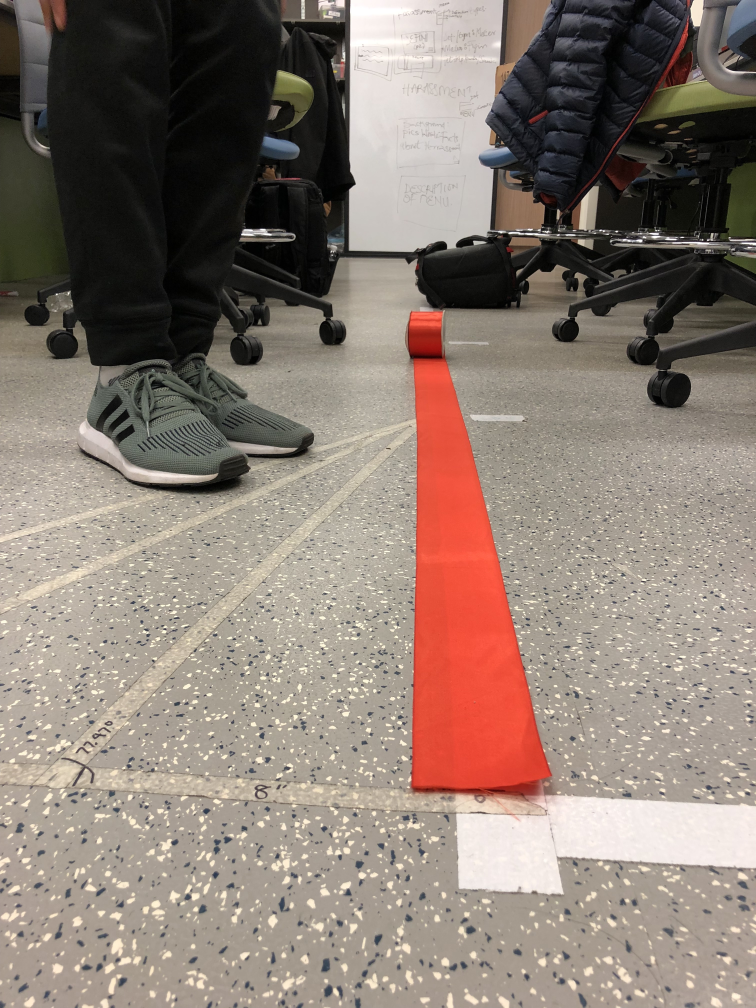
#> input picture LabTestImages/IMG_9153.JPG, 3024 x 4032 px, found by its file name (shown at 1/4 size)
$ python HSV_CV.py
#> lines starting #> are read from the running program, lines starting #| are printed output that depends on the picture; after the words box and inside, x2 and y2 are one past the last pixel; in counts of white or black regions, pixels touching at a corner belong together; long printed decimals are rounded

# Code to detect Xo and PsiR from pictures of Penn Park roads taken from Pi Camera
import cv2
import numpy as np
import math
import matplotlib.pyplot as plt
# import picamera

# UNCOMMENT ALL OF THIS IF YOU WANT TO ANALYZE PICTURES TAKEN BY THE PI
# # Set up the camera
# # default photo seems to be 1920 x 1080
# # half of that keeps things more manageable for on-screen debugging
# #
# camera = picamera.PiCamera()
# photoHeight = 540
# camera.resolution = (16*photoHeight/9, photoHeight)

# # Capture an image and read it back in
# # (Do this because picamera does not play nice with openCV?)
# camera.capture('piPicture.jpg')
# imgBGR = cv2.imread('piPicture.jpg')

# Read in image from directory of Penn Park images
# Change this to where the image

# Read on

##camera = picamera.PiCamera()
##photoHeight = 540
##camera.resolution = (16*photoHeight/9, photoHeight)
##camera.capture('piPicture.jpg')
##
##imgBGR = cv2.imread('piPicture.jpg') #cv2.imread('/Users/adnanjafferjee/ESE421/PennParkImages/curvingRoad.jpg')

imgBGR = cv2.imread('/Users/adnanjafferjee/ESE421/LabTestImages/IMG_9153.jpg')
#> imgBGR is the input picture: shape (4032, 3024, 3); mean B, G, R 114.8, 124.3, 138.6

imgGray = cv2.cvtColor(imgBGR, cv2.COLOR_BGR2GRAY)
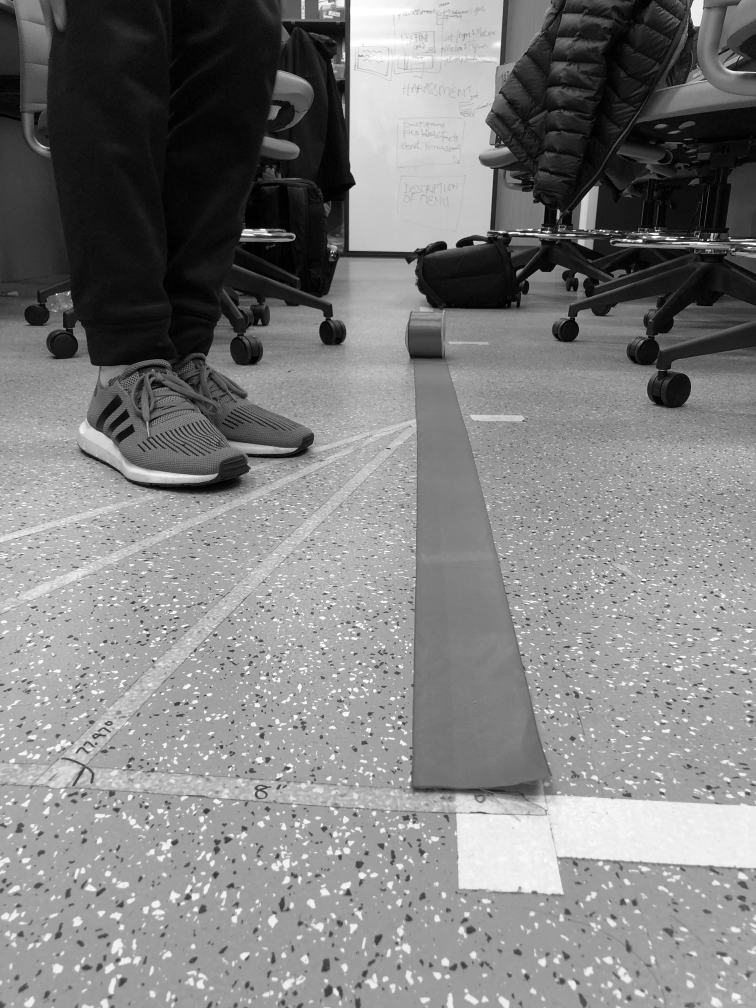
#> imgGray: shape (4032, 3024) (shown at 1/4 size); min 0, max 255, mean 127.5
height, width = imgGray.shape
#> height = 4032; width = 3024
ranges=(100,25,100) # Range of acceptable HSV values
frontpoint = (0.5, 0.1) # fractions of total resolution in (x,y)
avgsize = 5 # number of pixels to average
blursize = 5

# Convert image to HSV
imghsv = cv2.cvtColor(imgBGR, cv2.COLOR_BGR2HSV)
#> imghsv: shape (4032, 3024, 3); mean H, S, V 23.9, 44.1, 139.1
# Blur image
imghsv = cv2.GaussianBlur(imghsv,(blursize,blursize),0)
#> imghsv: shape (4032, 3024, 3); mean H, S, V 23.9, 44.1, 139.1

# Get color of road
frontpoint = (int(imghsv.shape[0]*(1-frontpoint[1])),
    int(imghsv.shape[1]*frontpoint[0]))
#> frontpoint = (3628, 1512)
frontregion = imghsv[frontpoint[0]-avgsize//2:frontpoint[0]+avgsize//2,
    frontpoint[1]-avgsize//2:frontpoint[1]+avgsize//2, 0:3]
avgcolor = np.average(np.average(frontregion,axis=1),axis=0).flatten()
#> avgcolor = [15, 31, 165.2]

# Create a mask of the image that separates all pixels that are within the roads
# color threshold
lowerthres = np.array([max(avgcolor[0]-ranges[0], 0),
    max(avgcolor[1]-ranges[1], 0), max(avgcolor[2]-ranges[2], 0)], dtype=np.uint8)
#> lowerthres = [0, 6, 65]
upperthres = np.array([min(avgcolor[1]+ranges[0], 255),
    min(avgcolor[1]+ranges[1], 255), min(avgcolor[2]+ranges[2], 255)], dtype=np.uint8)
#> upperthres = [131, 56, 255]
lowerthres = np.array([0, 100, 100])
upperthres = np.array([100, 200, 255])
mask = cv2.inRange(imghsv, lowerthres, upperthres)
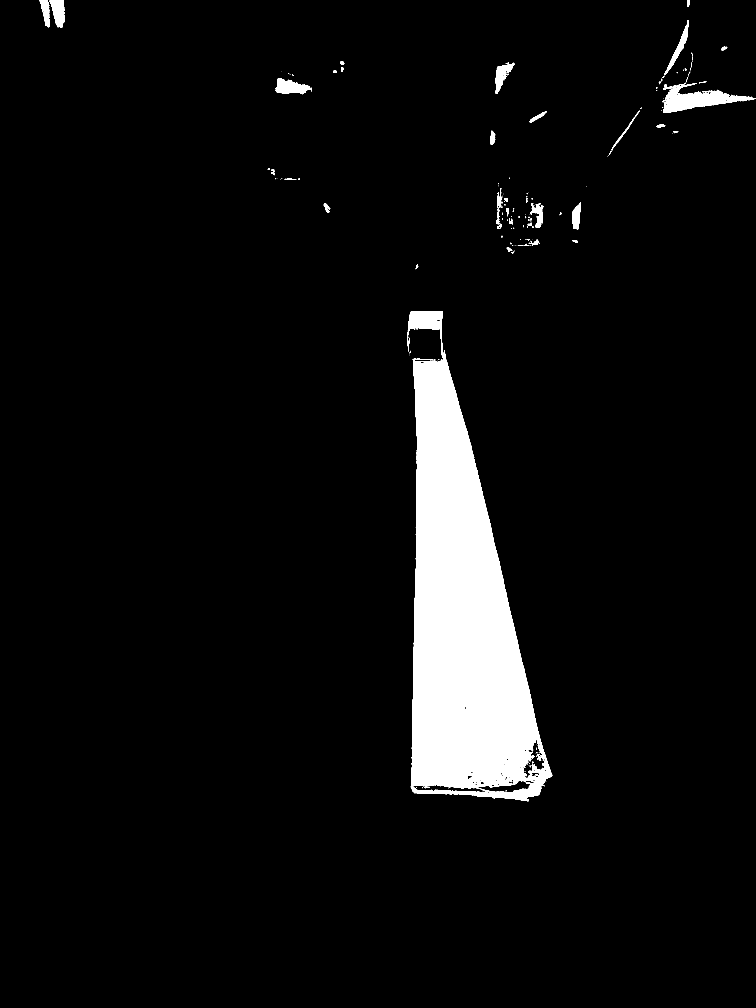
#> mask: shape (4032, 3024) (shown at 1/4 size); 5.3% white; 197 white regions (126 under 20 px), largest, box (x1, y1, x2, y2) and area: (1630, 1244, 2209, 3205) 599661, (2652, 330, 3021, 452) 17527, (1102, 312, 1248, 377) 5591

# Perform Canny edge detection on selected region of interest
# (Bottom right-hand corner of image)
heightOffset = 0
widthOffset = 0
edges = cv2.Canny(mask[heightOffset:height, widthOffset:width], 100,200)
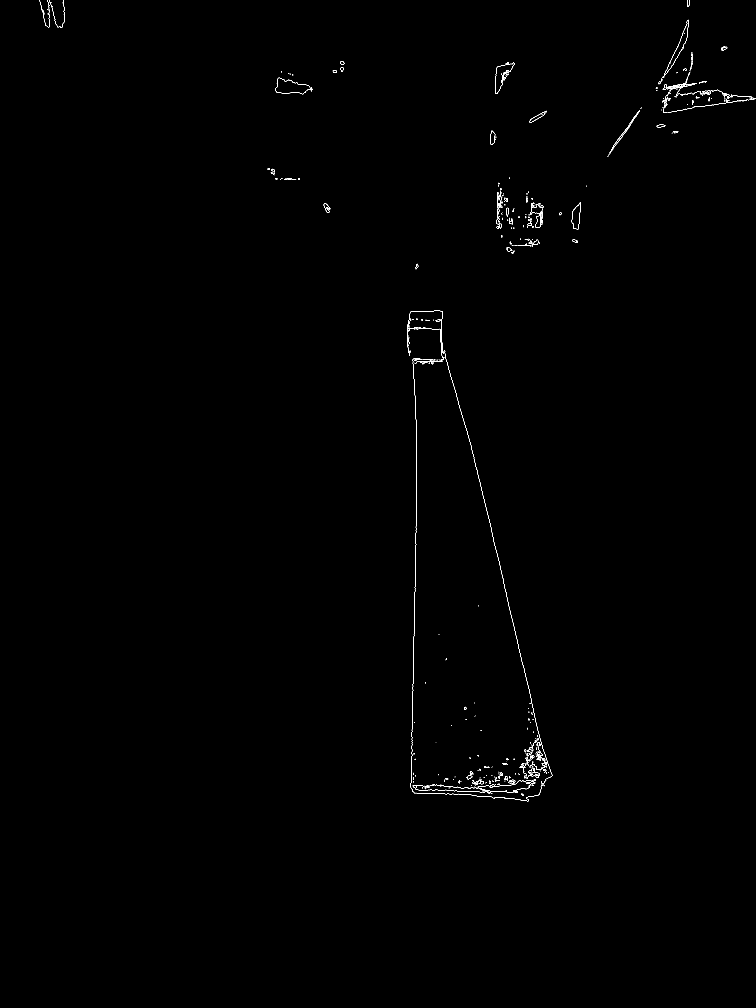
#> edges: shape (4032, 3024) (shown at 1/4 size); 0.15% white in thin lines or dots, all inside (x1, y1, x2, y2) = (158, 0, 3024, 3205)

# Print out dimensions of cropped image
cropHeight,cropWidth = edges.shape
#> cropHeight = 4032; cropWidth = 3024
# Filter detected edges for potential road edges
minLineLength = 400
maxLineGap = 40
lines = cv2.HoughLinesP(edges,rho=1,theta=np.pi/180,threshold=20,
    minLineLength=minLineLength,maxLineGap=maxLineGap)
#> lines = [[1651, 2797, 1660, 2309], [1986, 2206, 2101, 2701], [1763, 1361, 1887, 1796]]

# Empirically determined camera constants
CAMERA_HEIGHT = 13
CAMERA_FOCAL_LENGTH = 1098.88

y2max = 0
maxLineLength = 0
for x in range(0, len(lines)):
    for x1,y1,x2,y2 in lines[x]:
        x1 = x1 + widthOffset
        x2 = x2 + widthOffset
        y1 = y1 + heightOffset
        y2 = y2 + heightOffset
        slope_image = (x2 - x1) * 1.0/ (y2 - y1)
        dx = x2-x1
        dy = y2-y1
        lineLength = math.sqrt((dx**2)+(dy**2))
        x_intercept_computer_coords = x1 - (slope_image * y1)
        x_intercept_centered_coords = slope_image * (height/2) + x_intercept_computer_coords - (width/2)

        # if slope_image > 0 and y2 > y2max:
        #     y2max = y2
        if slope_image > 0 and lineLength > maxLineLength:
            maxLineLength = lineLength
            chosenLine = [x1,y1,x2,y2]
            # Calculate Xo and PsiR
            offset = slope_image * CAMERA_HEIGHT
            psi_r = math.degrees(math.atan(x_intercept_centered_coords/CAMERA_FOCAL_LENGTH))
#> this loop made 3 passes
#> after the loop, chosenLine = [1986, 2206, 2101, 2701]; maxLineLength = 508.2; offset = 3.02; psi_r = 21.36; x1 = 1763; x2 = 1887; y1 = 1361; y2 = 1796

# TODO: Write error handler for NameError (if chosenLine is undefined)
x1 = chosenLine[0]
#> x1 = 1986
y1 = chosenLine[1]
#> y1 = 2206
x2 = chosenLine[2]
#> x2 = 2101
y2 = chosenLine[3]
#> y2 = 2701

font                   = cv2.FONT_HERSHEY_SIMPLEX
fontScale              = 2
fontColor              = (255,255,255)
lineType               = 1
cv2.putText(imgBGR,"Estimated Offset: {0:.2f}".format(offset),(50,400),font,fontScale,fontColor,lineType)
cv2.putText(imgBGR,"Estimated Psi_R: {0:.2f}".format(psi_r),(50,450),font,fontScale,fontColor,lineType)

# Draw the line on the original image
cv2.line(imgBGR,(x1,y1),(x2,y2),(255,0,0),20)

print("Slope in image: {} Unshifted Intercept: {} Shifted Intercept: {} x1: {} x2: {} y1: {} y2: {}".format(slope_image, x_intercept_computer_coords, x_intercept_centered_coords, x1, x2, y1, y2))
#| Slope in image: 0.2851 Unshifted Intercept: 1375.037 Shifted Intercept: 437.713 x1: 1986 x2: 2101 y1: 2206 y2: 2701
print("Estimated Offset: {0:.2f}".format(offset))
#| Estimated Offset: 3.02
print("Estimated Psi_r: {0:.2f}".format(psi_r))
#| Estimated Psi_r: 21.36

# Plot debugging graphs
plt.imshow(imgBGR)
plt.title('Detected Road Edge')

fig = plt.figure()
a = fig.add_subplot(2, 2, 1)
# Original color image with detected line plotted on it
imgplot = plt.imshow(imgBGR)
a.set_title('RGB ')
a = fig.add_subplot(2, 2, 2)
# Image in HSV space
imgplot = plt.imshow(imghsv)
a.set_title('HSV')
a = fig.add_subplot(2, 2, 3)
# Thresholded HSV Mask
imgplot = plt.imshow(mask)
a.set_title('HSV Thresholded')
a = fig.add_subplot(2, 2, 4)
# Edges detected within region of interest of the thresholded mask
imgplot = plt.imshow(edges)
a.set_title('HSV Edges in ROI')
plt.subplots_adjust(top=0.92, bottom=0.08, left=0.10, right=0.95, hspace=0.25,
                    wspace=0.35)
plt.show(block=True)
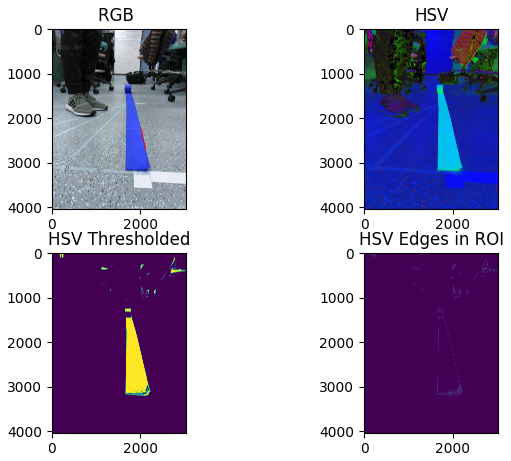
#> figure drawn by matplotlib, 4 panels; B, G, R data is drawn as R, G, B

# TODO: Feedback "expected" value of PsiR and Xo to compare with detected (low pass filter)

$ run again, with LabTestImages/IMG_0595.JPG copied over LabTestImages/IMG_9153.JPG
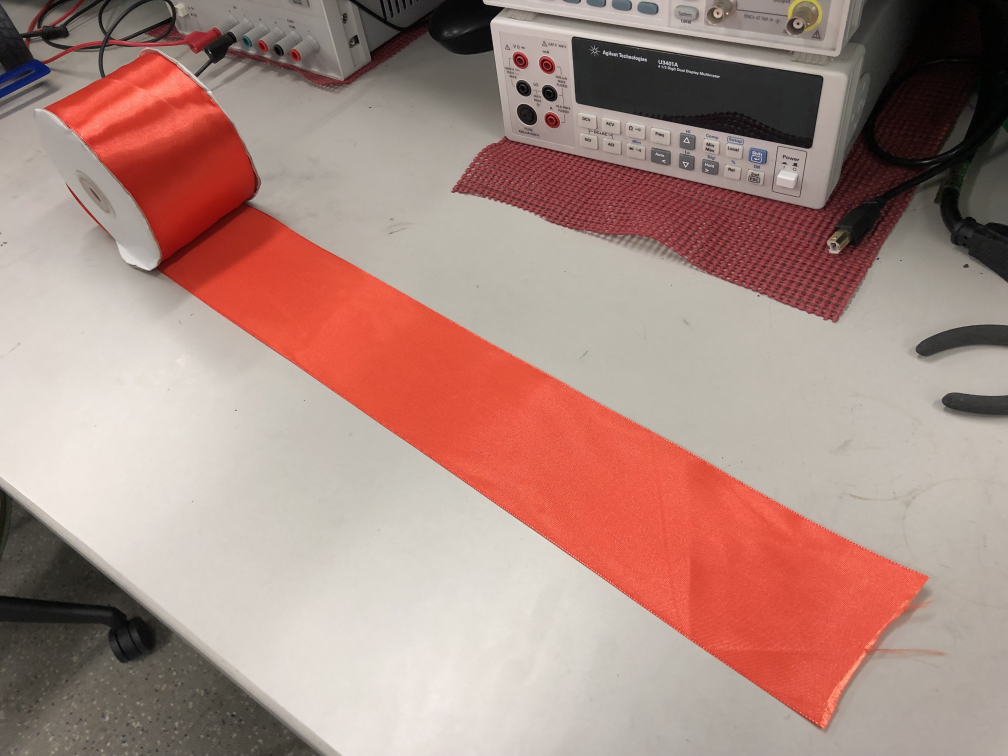
#> input picture LabTestImages/IMG_0595.JPG, 4032 x 3024 px, found by its file name (shown at 1/4 size)
#> imgBGR is the input picture: shape (3024, 4032, 3); mean B, G, R 129.4, 137.9, 170.6
#> avgcolor = [16, 17, 227.9]
#> lowerthres = [0, 0, 127]
#> upperthres = [117, 42, 255]
#> `mask = cv2.inRange(imghsv, lowerthres, upperthres)`:
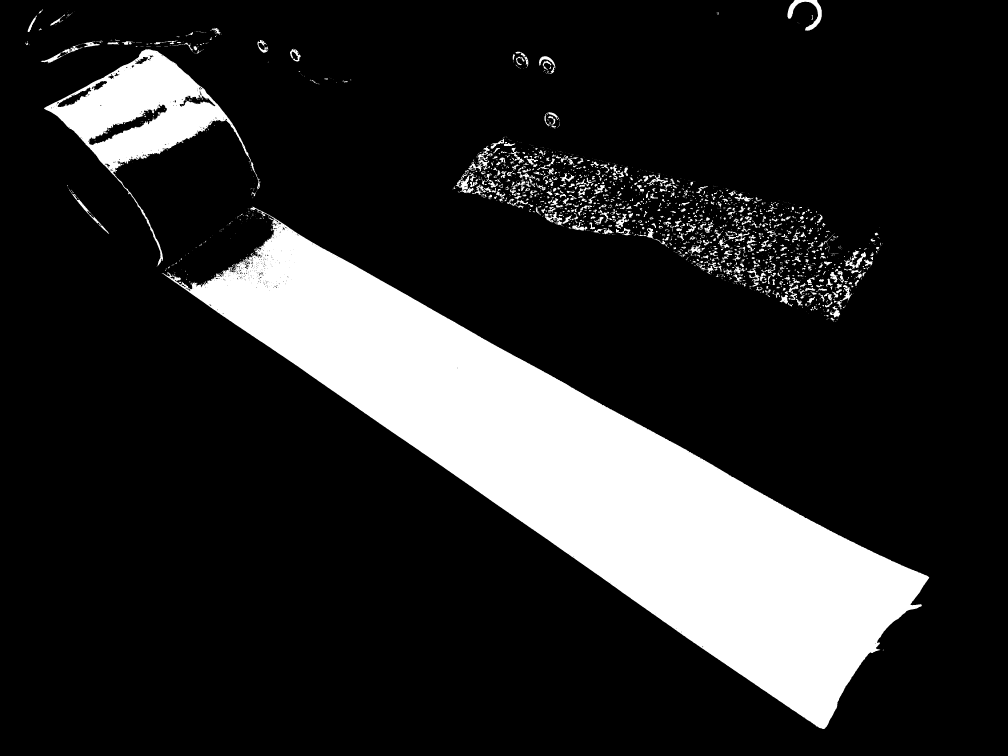
#> mask: shape (3024, 4032) (shown at 1/4 size); 16.4% white; 1920 white regions (1125 under 20 px), largest, box (x1, y1, x2, y2) and area: (647, 826, 3717, 2916) 1702639, (176, 197, 1042, 1068) 172123, (3149, 0, 3287, 123) 4637
#> edges: shape (3024, 4032); 0.66% white in thin lines or dots, all inside (x1, y1, x2, y2) = (100, 0, 3717, 2916)
#> lines = 71 rows, first 6: [2033, 2049, 2477, 2360], [2379, 2292, 2873, 2638], [1826, 740, 2368, 895], [2022, 1403, 2546, 1693], [1952, 585, 2380, 775], [1168, 1449, 1572, 1731]
#> the loop `for x in range(0, len(lines)):` made 71 passes
#> after the loop `for x in range(0, len(lines)):`: chosenLine = [2191, 745, 3234, 1253]; maxLineLength = 1160.1; offset = 26.69; psi_r = 57.87; x1 = 1652; x2 = 2084; y1 = 1784; y2 = 2086
#> `x1 = chosenLine[0]`: x1 = 2191
#> `y1 = chosenLine[1]`: y1 = 745
#> `x2 = chosenLine[2]`: x2 = 3234
#> `y2 = chosenLine[3]`: y2 = 1253
#| Slope in image: 1.430 Unshifted Intercept: -899.947 Shifted Intercept: -753.086 x1: 2191 x2: 3234 y1: 745 y2: 1253
#| Estimated Offset: 26.69
#| Estimated Psi_r: 57.87
#> `plt.show(block=True)`:
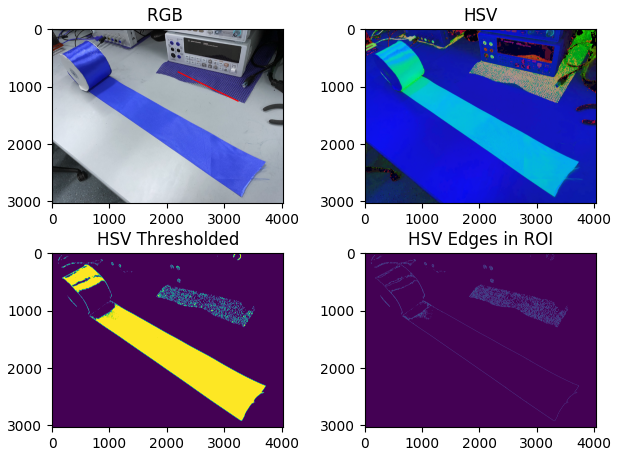
#> figure drawn by matplotlib, 4 panels; B, G, R data is drawn as R, G, B
